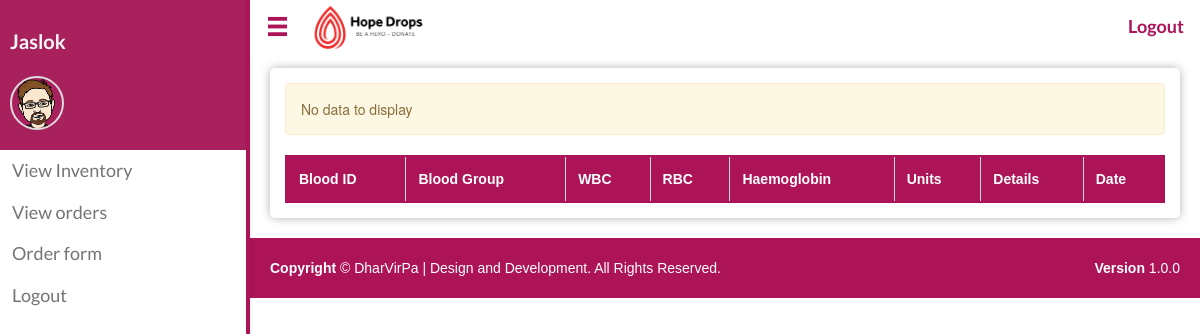
Page /inventory_hosp.php (signed in) on the earlier database version.
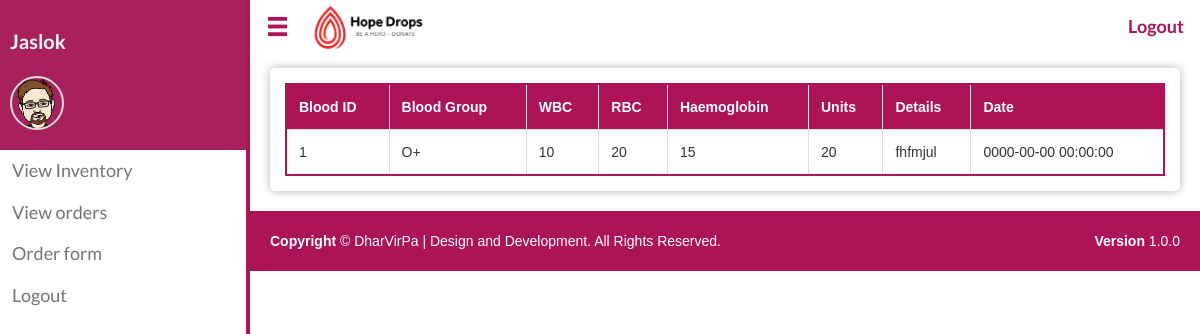
Same page on the later database version.
### tables this page shows
CREATE TABLE `inventory` (
  `Inv_id` int(15) NOT NULL,
  `D_id` int(15) NOT NULL,
  `Wbc` varchar(30) NOT NULL,
  `Rbc` varchar(30) NOT NULL,
  `Haemoglobin` varchar(15) NOT NULL,
  `Blood_group` varchar(5) NOT NULL,
  `Units` float NOT NULL,
  `Comments` varchar(200) NOT NULL,
  `Date` timestamp NOT NULL DEFAULT '0000-00-00 00:00:00'
);

### inventory_hosp.php (the view, shortened to what this page needs)
<?php
include_once("connection.php");
?>
<?php
$query = "SELECT * FROM inventory where Units != 0";
$result = mysqli_query($conn,$query);
?>
<!DOCTYPE html>
<html>
<head>
  <link rel="stylesheet" href="https://maxcdn.bootstrapcdn.com/bootstrap/3.3.7/css/bootstrap.min.css">
  <link rel="stylesheet" type="text/css" href="./css/navbar_style.css">
  <link rel="stylesheet" type="text/css" href="./css/main.css">
</head>
<body>
  <?php include('./sidenav.php')?>
  <div id="main" class="shrink">
    <?php include('./horizontal-nav.php')?>
    <div class="box">
      <div class="table-responsive">
        <table class="table table-bordered ">
          <thead>
          <tr>
            <th>Blood ID</th>
            <th>Blood Group</th>
            <th>WBC</th>
            <th>RBC</th>
            <th>Haemoglobin</th>
            <th>Units</th>
            <th>Details</th>
            <th>Date</th>
          </tr>
          </thead>
          <?php
          if(mysqli_num_rows($result)>0)
          {
            while($row =mysqli_fetch_assoc($result))
            {
              echo "<tr>";
              echo "<td>".$row['Inv_id']."</td>";
              echo "<td>".$row['Blood_group']."</td>";
              echo "<td>".$row['Wbc']."</td>";
              echo "<td>".$row['Rbc']."</td>";
              echo "<td>".$row['Haemoglobin']."</td>";
              echo "<td>".$row['Units']."</td>";
              echo "<td>".$row['Comments']."</td>";
              echo "<td>".$row['Date']."</td>";
              echo"</tr>";
            }
          }
          else
          {
            echo "<div class='alert alert-warning'>No data to display</div>";
          }
          ?>
        </table>
      </div>
    </div>
   <?php include_once("footer.php") ?>
  </div>
</body>

Differences in the rows shown:
added inventory: Inv_id "1", Blood_group "O+", Wbc "10", Rbc "20", Haemoglobin "15", Units "20", Comments "fhfmjul", Date "0000-00-00 00:00:00"
Other differences:
text no longer shown: "No data to display"
